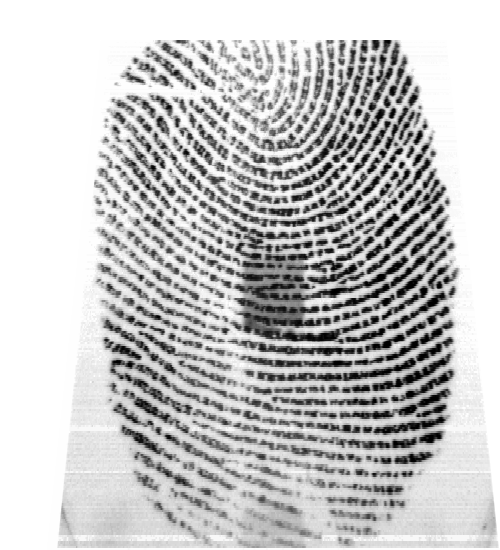
#> input picture Lab4and5/Data/Jess/8.bmp, 500 x 550 px
$ jupyter execute --allow-errors Lab05-Submission.ipynb
#> lines starting #> are read from the running program, lines starting #| are printed output that depends on the picture
<!-- DON'T EDIT THIS CELL! -->
<!-- TYPE SHIFT+ENTER AND GO TO THE NEXT CELL -->

<center>
    <h1>Laboratory Experiment #5</h1>
    <h3>Fingerprint Biometrics - Part II: Matching</h3>
</center>

[cell 1]
import skimage
import os
import math
print('The scikit-skimage version is {}.'.format(skimage.__version__))

[cell 2]
import cv2 as cv
import numpy as np

# NOTE: We are using Scikit-Image version 0.18.3
# If you have a version different from that, please open your Anaconda prompt and type:
# conda install -c anaconda scikit-image=0.18.3

from skimage.io import imread
from skimage.util import img_as_ubyte
from skimage.exposure import equalize_hist, equalize_adapthist
from skimage.filters import median
from skimage.measure import find_contours

from scipy.signal.signaltools import wiener

from utils.poincare import calculate_singularities
from utils.segmentation import segmentation
from utils.normalization import normalize
from utils.gabor_filter import gabor_filter
from utils.frequency import ridge_freq
from utils.orientation import calculate_angles, visualize_angles
from utils.crossing_number import calculate_minutiae
from utils.skeletonize import skeletonize
from utils.MatchGaborFeat import MatchGaborFeat
from utils.align2 import align2
from utils.match import match

import matplotlib.pyplot as plt
from matplotlib.patches import Rectangle
import matplotlib as mpl
# setting the default colormap for images only
mpl.rc('image', cmap='gray')

[cell 3]
import numpy as np
import matplotlib.pyplot as plt
from mpl_toolkits.mplot3d import Axes3D
from matplotlib import cm
from scipy import ndimage as ndi

# NOTE: We are using Scikit-Image version 0.18.3
# If you have a version different from that, plase open you Anaconda prompt and type:
# conda install -c anaconda scikit-image=0.18.3

from skimage.io import imread
from skimage.filters import gabor_kernel
from skimage.util import invert
from skimage.exposure import equalize_adapthist

# custom functions
from utils.blockproc import blockproc

[cell 4]
def fingerprint_processing(img, block_size=16, threshold=0.4):
    output = {}

    # normalization - removes the effects of sensor noise and finger pressure differences.
    normalized_img = normalize(img.copy(), float(100), float(100))
    output['normalized_img'] = normalized_img

    # segmentation
    (segmented_img, normim, mask) = segmentation(normalized_img,
                                                 block_size,
                                                 threshold)
    output['segmented_img'] = segmented_img
    output['normim'] = normim
    output['mask'] = mask

    # orientation estimation
    angles = calculate_angles(normalized_img,
                              W=block_size, smooth=True)
    output['angles'] = angles

    # find the overall frequency of ridges
    freq = ridge_freq(normim, mask, angles,
                      block_size, kernel_size=5,
                      minWaveLength=5, maxWaveLength=15)
    output['freq'] = freq

    # create gabor filter and do the actual filtering
    gabor_img = gabor_filter(normim, angles, freq, block_size)
    output['gabor_img'] = gabor_img

    # create the skeleton
    thin_image = skeletonize(gabor_img)
    output['thin_image'] = thin_image

    # find the minutiae
    minutiae_lst, minutiae_img, minutiae_arr = calculate_minutiae(thin_image, mask)
    output['minutiae_lst'] = minutiae_lst
    output['minutiae_img'] = minutiae_img
    output['minutiae_array'] = minutiae_arr
    print('Total of minutiae detected: %d' % (len(minutiae_lst)))

    # singularities
    singularities_lst, singularities_img = calculate_singularities(thin_image,
                                                                   angles, block_size,
                                                                   mask)
    print('Total of singularities detected: %d' % (len(singularities_lst)))

    output['singularities_lst'] = singularities_lst
    output['singularities_img'] = singularities_img

    return output

[cell 5]
def gabor_filtering(img, fi):
    # 'mode' specifies how the convolution algorithm will deal with the borders
    If1 = equalize_adapthist(ndi.convolve(img, fi, mode='wrap'))
    # normalize
    If1 = ((If1 - np.min(If1)) / (np.max(If1) - np.min(If1))) * 255
    #print(np.min(If1), np.max(If1))

    return If1

# create the filter according to the size of the image
def gabor_template(im, angle, freq):
    r, c = im.shape
    ysize = int(np.floor(r/10))

    t = int(np.floor(ysize/8))
    fi = np.real(gabor_kernel(freq, theta=angle, n_stds=t))

    return fi

## Exercises

**General Marks**
1. Introduction (a paragraph about the purpose of the lab).
2. (10 marks) Description of the result on each exercise  with illustrations/graphs and analysis of the results (marks are distributed as shown in the Exercise section).
3. Conclusion (a paragraph on what is the main take-out of the lab).

### Introduction

**PART II: Specific Questions**

A detailed description of each exercise to be included in your report (10 marks total) is given below:

- **Exercise 1** (1 mark): Use the demo file `Lab05Fingerprint2gab.ipynb` to perform the Gabor filtering on your fingerprint image, while adjusting the parameters `frequency` and `angle` of the filter. Choose two different values for each of those parameters, one at a time, and visually evaluate the results. What is the impact of  changing the parameters of the Gabor filtering results (visually)? Draw the conclusions.

[cell 6]
# Pick good and bad quality fingerprints and display images

path = os.getcwd() + '/Data/'
img = imread(path + 'Jess/8.bmp', as_gray=True)
#> img is the input picture: shape (550, 500) float64; min 0, max 1, mean 0.774
plt.imshow(img);
plt.title("Original Image")

[cell 7]
angles = [np.pi/4, np.pi/2]
angle_text = ["pi/4", "pi/2"]
freqs = [0.11, 0.22]
i=1

plt.figure(figsize=(10,10))

for a, atxt in zip(angles, angle_text):
    for f in freqs:
        fi = gabor_template(img, a, f)
        img_f = gabor_filtering(img , fi)

        plt.subplot(2,2,i)
        plt.imshow(img_f, cmap='gray', aspect='auto')
        plt.title("Angle: " + atxt + "    Freq: " + str(f))

        i = i + 1
#> this loop made 2 passes
#> pass 1, in gabor_filtering, `If1 = equalize_adapthist(ndi.convolve(img, fi, mode='wrap'))`:
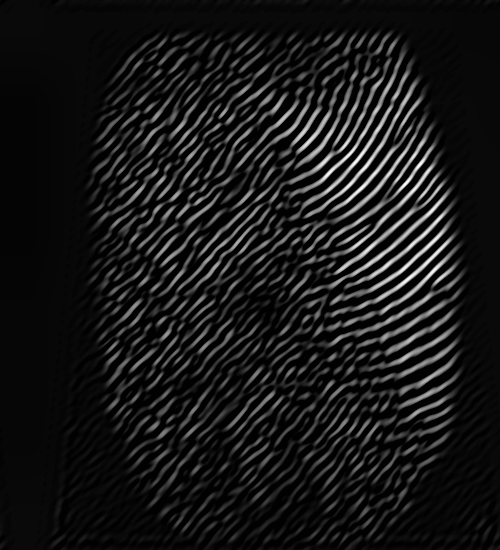
#> If1: shape (550, 500) float64; min 0, max 1, mean 0.0944
#> pass 1, in gabor_template (call 2), `fi = np.real(gabor_kernel(freq, theta=angle, n_stds=t))`:
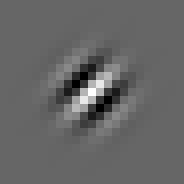
#> fi: shape (23, 23) float64 (shown 8 times larger); min -0.0163, max 0.0244, mean 3.69e-06; drawn with min black and max white
#> pass 1, in gabor_filtering (call 2), `If1 = equalize_adapthist(ndi.convolve(img, fi, mode='wrap'))`:
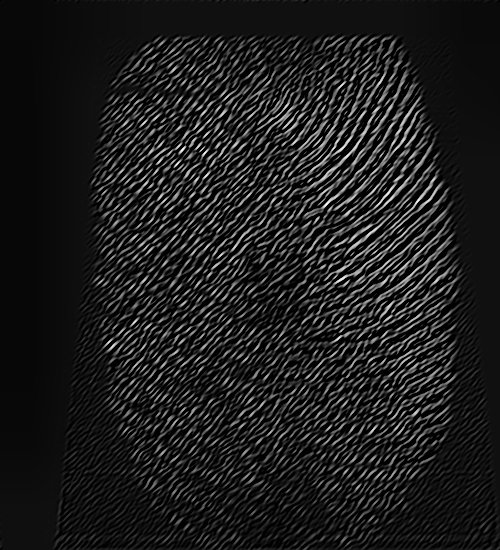
#> If1: shape (550, 500) float64; min 0, max 1, mean 0.117
#> after the loop, i = 5
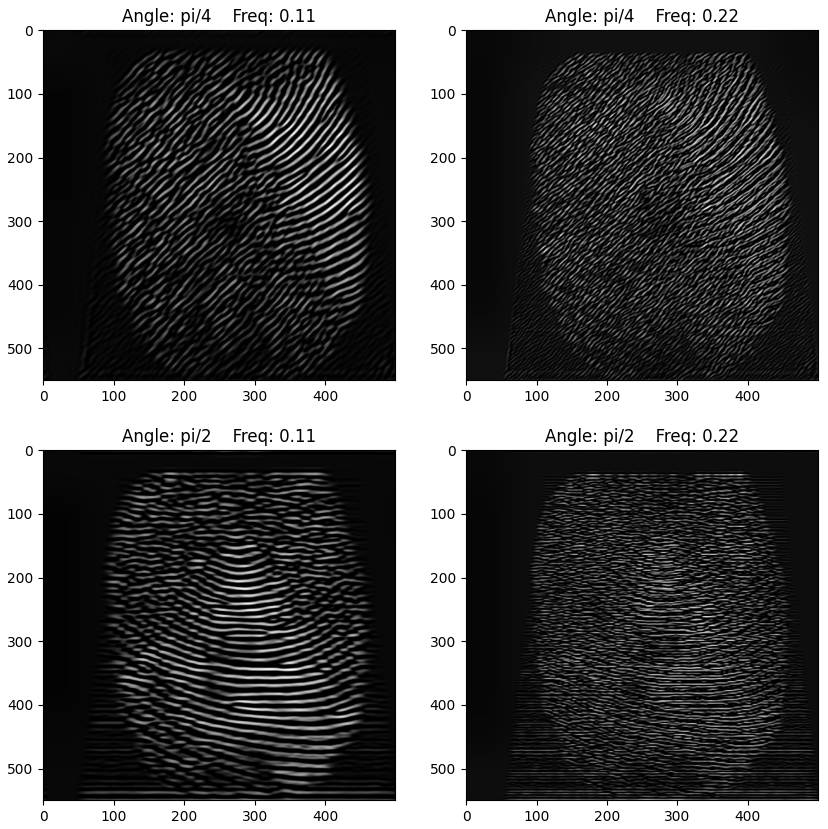
#> figure drawn by matplotlib, 4 panels

Increasing the frequency while keeping the angle constant results in more shorter ridges being detected. Increasing the angle while keeping frequnecy constant changes the orientation of the image. In the images that use angle=pi/4 you can see the ridges are positioned diagonally. However in the images that use anlge=pi/2 the ridges are horizontal. Therefore the frequency parameter determines the density of ridges while the angle dentermines the orientation.

- **Exercise 2** (3 marks): Use 9 of your fingerprints as a database, or a gallery. Use the remaining one as a  probe. The database of 9 templates (feature vectors) represents the same "individual".

    Develop a simple identification procedure (use loops that repeat 1 to 1 matching several times), to  match  a probed fingerprint of your finger (e.g. left thumb) against 9 different impressions of the same   finger. Use the Jupyter notebook `Lab04Fingerprint1.ipynb` that performs 1 to 1 matching.

    Record the scores (use a table - see the first Lab on Markdown how to do a table in Jupyter notebooks) for the **minutiae based matching**. Note that for this type of matching, the higher the score the better the match.

    Record the number of matches against the same fingers (True Positives - TP), and the number of mismatches against the same fingers (False Negatives - FN). How the choice of the threshold affects the  matching? Use the numbers or graphs to illustrate your answer.

[cell 8]
# parameters for processing
seg_threshold = 0.4
#> seg_threshold = 0.4
block_size = 16

path = os.getcwd() + '/Data/Jess/'

probe_img = img_as_ubyte(imread(path + '1.bmp', as_gray=True))  # 1.bmp is probe finger
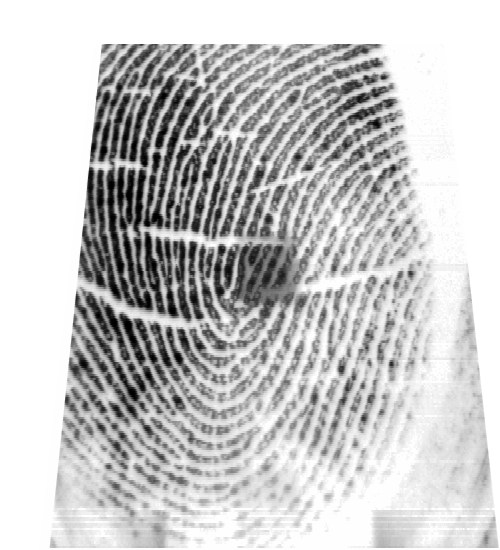
#> input picture Lab4and5/BTLab_Fingerprints/left_thumb/1.bmp, 500 x 550 px, found by its file name
#> probe_img: shape (550, 500); min 0, max 255, mean 199.7
#> (the rest of this cell did not finish here and is left out)
